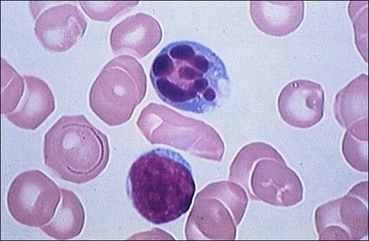
#> input picture Images/database2/cellule.jpg, 369 x 241 px, shrunk from 591 x 386 before the run
$ jupyter execute morphological_filtering.ipynb
#> lines starting #> are read from the running program, lines starting #| are printed output that depends on the picture; after the words box and inside, x2 and y2 are one past the last pixel; in counts of white or black regions, pixels touching at a corner belong together
# Les opérateurs morphologiques (Morphological Operators)
### Prétraitement morphologique

Quand on s'intéresse à la forme des objets dans une image en niveau de gris ou noir et blanc, on peut faire appel aux opérateurs morphologiques.
Ils modifient la morphologie d'un objet et peuvent intervenir à différentes étapes :
1. Prétraitement : nettoyer l'image, enlever le bruit, et combler les trous dans les objets avant l'analyse.
2. Segmentation : améliorer les résultats.
3. Extraction de contours
4. Analyse de forme : Pour analyser et mesurer les propriétés géométriques des objets, telles que la taille, la forme, et la structure.
5. Modification de forme

Lorsqu'on applique un opérateur morphologique, on lui associe un élément structurant qui peut être une figure géométrique comme un cerce de rayon r, rectangle de L*l ou autres. Il glisse sur les bords des objets et transforme par son passage la valeur des pixels

L'élément structurant peut aussi être basé sur la notion de connectivité :
1. Connexité-4: chaque pixel dans une image a quatre voisins directs : un au-dessus, un en-dessous, un à gauche, et un à droite. Ils forment un même objet.
2. Connexité-8: inclut les quatre voisins de la connexité-4 plus les quatre voisins en diagonale. Si deux pixels appartiennent à un même objet et sont connectés via leurs voisins directs ou diagonaux, ils sont dits 8-connectés.

[cell 1]
# Modules
import cv2 as cv
import numpy as np
import matplotlib.pyplot as plt
from skimage.util import random_noise
from skimage.morphology import (
    square,
    rectangle,
    diamond,
    disk,
    cube,
    octahedron,
    ball,
    octagon,
    star,
)

### Lire une image en NDG

[cell 2]
def read_gray(image_path: str) -> np.ndarray:
    """" Reads and returns an image"""
#> called with image_path = 'Images/database2/cellule.jpg'
    image_gray = cv.imread(image_path, cv.IMREAD_GRAYSCALE)
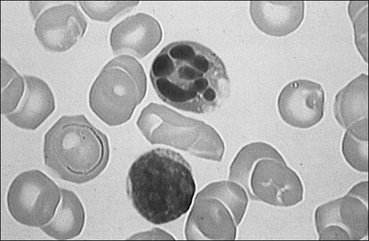
#> image_gray: shape (241, 369); min 5, max 255, mean 176.8
    if image_gray is None:
        raise ValueError(f"Error: image could not be read. Check file path: {image_path}")
    return image_gray


def otsu_threshold(image) -> np.ndarray:
    """Returns a binary image using otsu"""
    threshold, thresholded = cv.threshold(image, 0, 255, cv.THRESH_BINARY + cv.THRESH_OTSU)
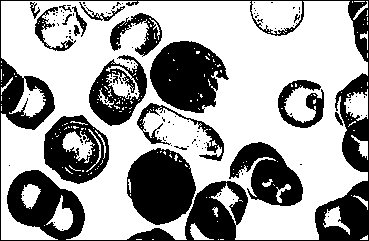
#> thresholded: shape (241, 369); 63.9% white; 114 black regions (94 under 20 px), largest, box (x1, y1, x2, y2) and area: (0, 0, 369, 241) 13163, (127, 148, 196, 225) 3926, (150, 41, 229, 113) 3900
#> threshold = 166
    return thresholded

### <span style:color=green>Afficher les résultats<span>

[cell 3]
def plot_transformation(original, filtered, filter_name: str):
    fig, axes = plt.subplots(ncols=2, figsize=(8, 4))
    ax = axes.ravel()
    ax[0].imshow(original, cmap="gray")
    ax[0].set_title('original')
    ax[0].set_axis_off()
    ax[1].imshow(filtered, cmap="gray")
    ax[1].set_title(filter_name)
    ax[1].set_axis_off()

## <span style=color:green> L'érosion (Erosion) </span>
l’érosion d’une forme X situé par un élément structurant B est l’ensemble des pixels p telle que la fenêtre Bp soit incluse dans X. Autrement dit, pour chaque pixel de X, on place B centré sur ce pixel et si B ne tient pas entièrement dans X, on enlève ce pixel.

Conséquences:
1. Diminution de la taille des objets de l'avant-plan
2. Division des objets avec des concavités ou des trous en plusieurs objets
3. Perte des petits objets et des détails dans l’image

[cell 4]
def erode_image(image: np.ndarray, footprint: np.ndarray) -> np.ndarray:
    """Returns an eroded image

    Args:
        image (np.ndarray): image to erode
        footprint (np.ndarray): Structuring element

    Returns:
        np.ndarray: eroded image
    """
    eroded = cv.morphologyEx(image, cv.MORPH_ERODE, footprint)
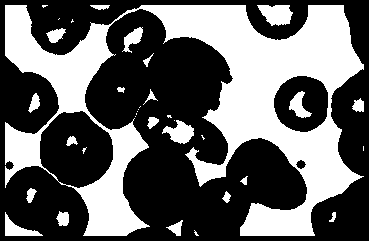
#> eroded: shape (241, 369); 39.3% white; 35 white regions (14 under 20 px), largest, box (x1, y1, x2, y2) and area: (5, 5, 364, 236) 31648, (257, 5, 293, 26) 534, (162, 120, 194, 144) 433
    return eroded

## <span style=color:green> La Dilatation (Dilatation ) </span>
La dilatation d’une forme X situé en premier plan par un élément structurant B est l’ensemble obtenu en remplaçant chaque pixel p de X par sa fenêtre Bp. Autrement dit, pour chaque pixel de X, on place B centré sur ce pixel et on ajoute tous les pixels de B à X.

Conséquences:
1. Augmente la taille des objets présents dans l’image
2. Les objets voisins peuvent se fusionner et les petits détails seront perdus
3. Les trous et les point convexes peuvent être bouchés

[cell 5]
def dilate_image(image: np.ndarray, footprint: np.ndarray) -> np.ndarray:
    """Returns an dilated image

    Args:
        image (np.ndarray): image to dilate
        footprint (np.ndarray): Structuring element

    Returns:
        np.ndarray: dilated image
    """
    dilated = cv.morphologyEx(image, cv.MORPH_DILATE, footprint)
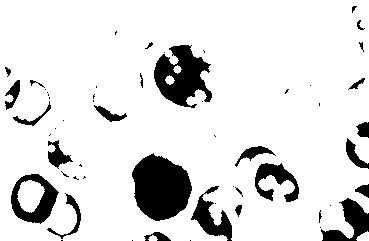
#> dilated: shape (241, 369); 87.3% white; 56 black regions (30 under 20 px), largest, box (x1, y1, x2, y2) and area: (132, 153, 192, 221) 2945, (154, 45, 212, 108) 2140, (11, 174, 59, 224) 1101
    return dilated

## <span style=color:green> L'ouverture (Opening) <span>
C'est une érosion suivi d'une dilatation par le même élément structurant

Conséquences
1. Elimination du bruit : L'ouverture est efficace pour éliminer les petits objets ou le bruit sans affecter significativement les objets plus grands
2. Lissage des contours : Elle adoucit les contours des objets en supprimant les protubérances fines
3. Séparation des objets connectés : Elle peut séparer les objets connectés par des ponts fins de pixels

[cell 6]
def opening_image(image: np.ndarray, footprint: np.ndarray) -> np.ndarray:
    """Returns an dilated image

    Args:
        image (np.ndarray): the image to transform
        footprint (np.ndarray): Structuring element

    Returns:
        np.ndarray: opened image
    """
    opened = cv.morphologyEx(image, cv.MORPH_OPEN, footprint)
    return opened

## <span style=color:green> La fermeture (closing) </span>
##### C'est une dilatation suivie d'une érosion. La fermeture morphologique permet de remplir les trous dans l'image dont la taille est inférieure à celle de l'élémént structurant et peut relier deux éléments connexes pour n'en faire qu'un. Elle adoucit les contours des objets en remplissant les petites crevasses ou interruptions (Lissage des contours)

[cell 7]
def closing_image(image: np.ndarray, footprint: np.ndarray) -> np.ndarray:
    """Returns a closing image

    Args:
        image (np.ndarray): the image to transform
        footprint (np.ndarray): Structuring element, the shape to apply

    Returns:
        np.ndarray: closed image
    """
    closed = cv.morphologyEx(image, cv.MORPH_CLOSE, footprint)
    return closed

## Utiliser les fonctions

[cell 8]
def main(image_path):
    # Read the image
    my_image = read_gray(image_path)
    # Apply otsu
    binarized = otsu_threshold(my_image)
    # Erode the image
    eroded = erode_image(binarized, disk(4))
    # Plot results
    plot_transformation(binarized, eroded, "erosion")
    # Dilate the image
    dilated = dilate_image(binarized, disk(4))
    plot_transformation(binarized, dilated, "dilatation")

def main1(image_path):
    # read the image
#> called with image_path = 'Images/database2/circuit2.jpg'
    my_image = read_gray(image_path)
#> call 2 of read_gray, with image_path = 'Images/database2/circuit2.jpg'
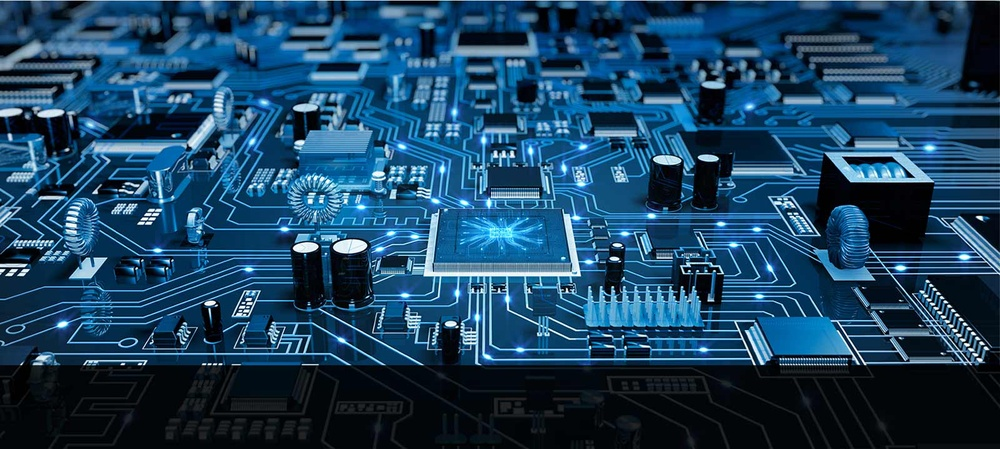
#> input picture Images/database2/circuit2.jpg, 1000 x 449 px, shrunk from 1600 x 718 before the run
#> in read_gray (call 2), `image_gray = cv.imread(image_path, cv.IMREAD_GRAYSCALE)`:
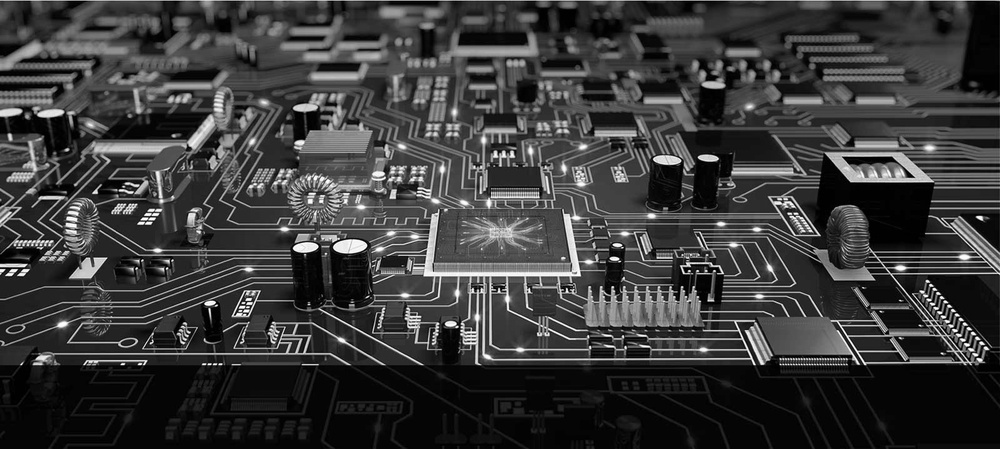
#> image_gray: shape (449, 1000); min 0, max 255, mean 58.3
    # Add a gaussian noise to the image
    gaussian_noise = random_noise(my_image, 'gaussian', mean=0, var=0.09)
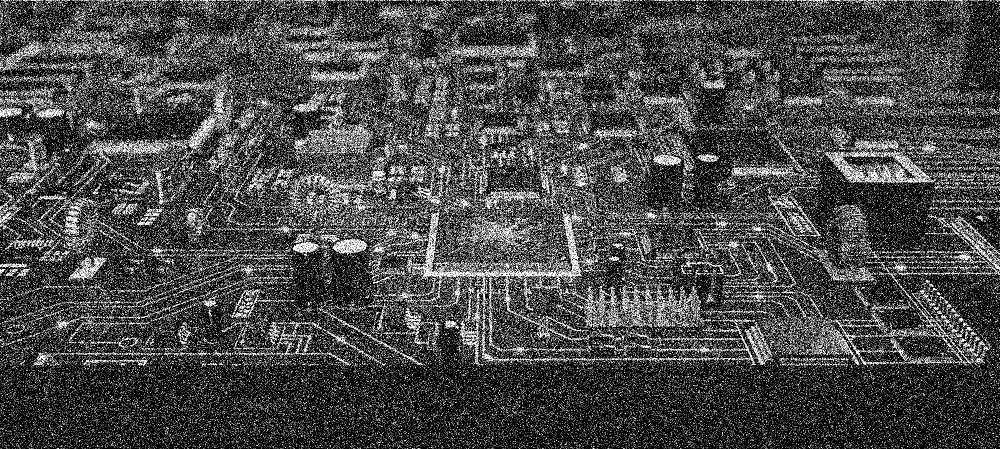
#> gaussian_noise: shape (449, 1000) float64; min 0, max 1, mean 0.28
    gaussian_noise = np.array(255 * gaussian_noise, dtype=np.uint8)
    # Apply otsu
    binarized = otsu_threshold(gaussian_noise)
#> in otsu_threshold (call 2), `threshold, thresholded = cv.threshold(image, 0, 255, cv.THRESH_BINARY ..`:
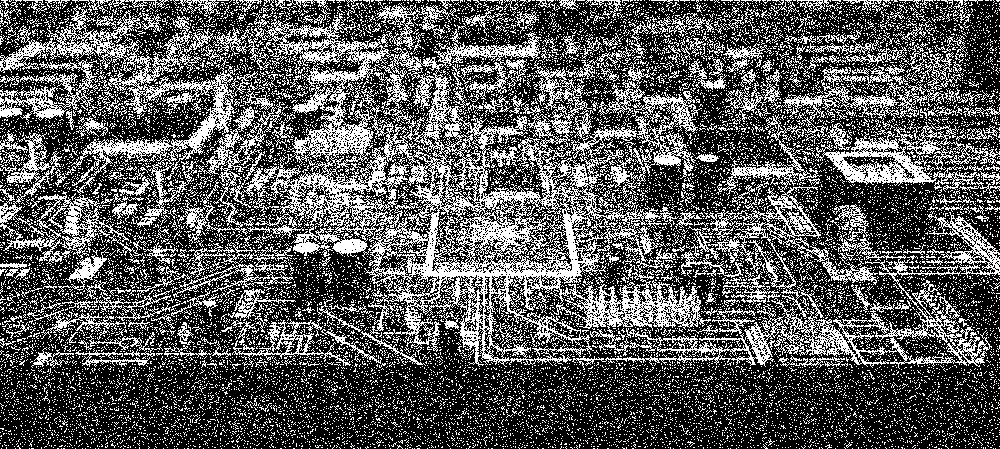
#> thresholded: shape (449, 1000); 34.7% white in thin lines or dots
#> in otsu_threshold (call 2), `threshold, thresholded = cv.threshold(image, 0, 255, cv.THRESH_BINARY ..`: threshold = 90
    # Opening
    opened = opening_image(binarized, disk(6))
#> in opening_image, `opened = cv.morphologyEx(image, cv.MORPH_OPEN, footprint)`: opened: shape (449, 1000); every value is 0
    #plot result
    plot_transformation(binarized, opened, "opening")
    # Closing
    closed = closing_image(binarized, disk(6))
#> in closing_image, `closed = cv.morphologyEx(image, cv.MORPH_CLOSE, footprint)`: closed: shape (449, 1000); every value is 255
    plot_transformation(binarized, closed, "closing")


if __name__ == "__main__":
    image_path = 'Images/database2/cellule.jpg'
    image_path1 = "Images/database2/circuit2.jpg"
    main(image_path)
    main1(image_path1)
